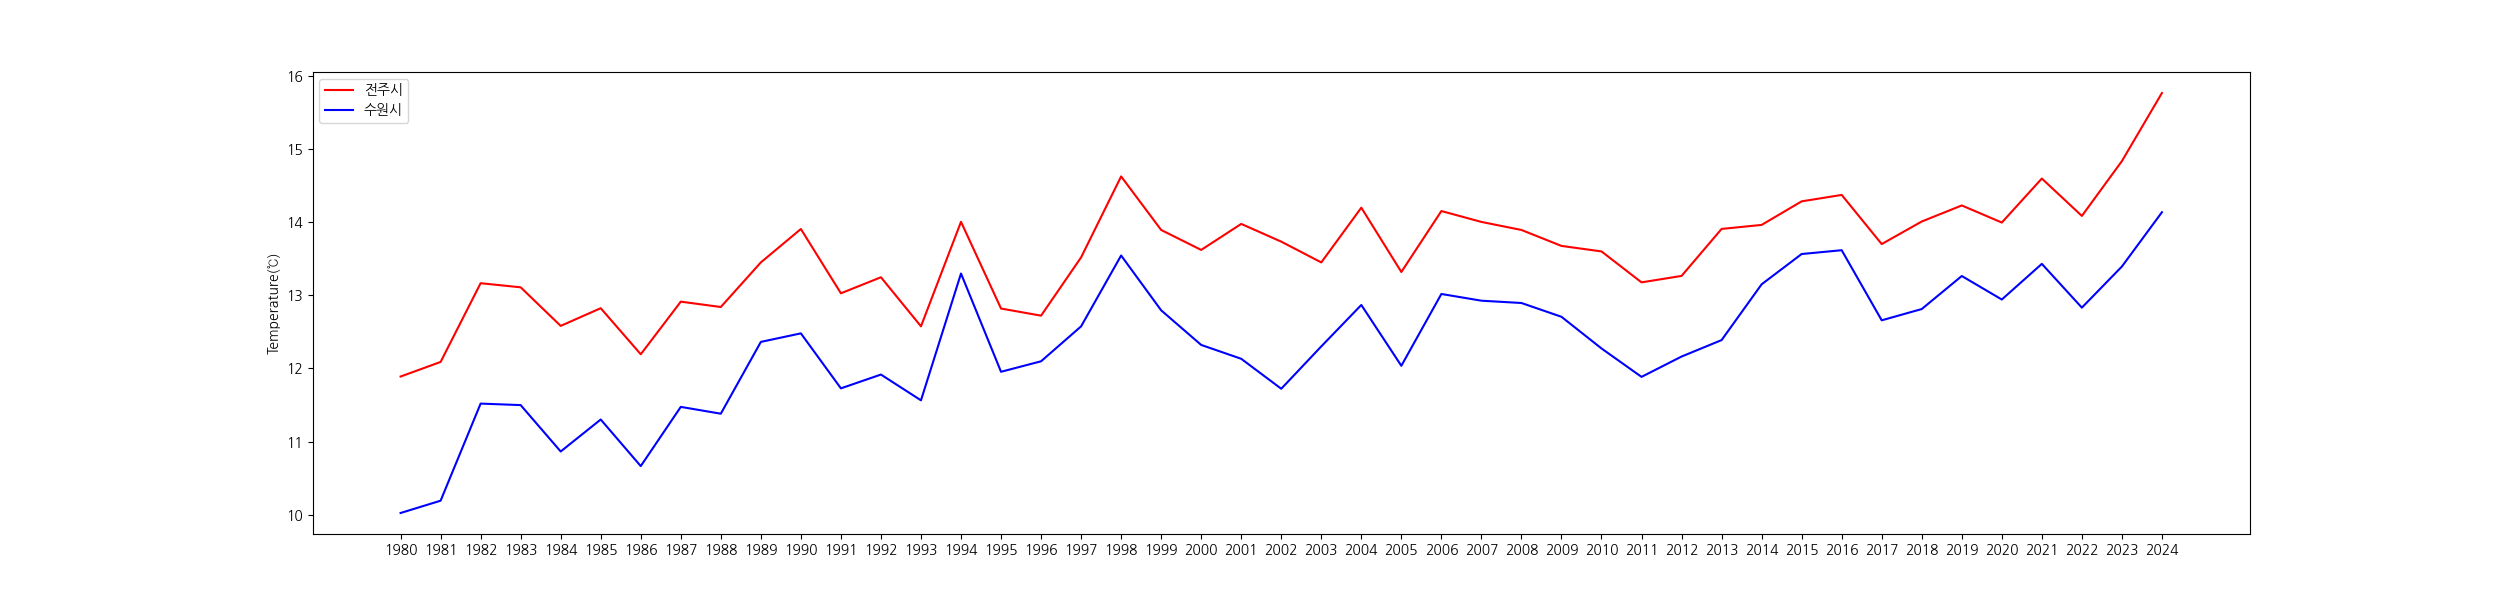

Recreate this plot in Python.
import matplotlib.pyplot as plt
import pandas as pd
import koreanize_matplotlib

def main():
    plt.figure(figsize=(25, 6))

    year = [str(x + 1980) for x in range(45)]

    df_jj=pd.read_csv("weather_jeonju_1980-2024.csv",
                        skipinitialspace=True)
    df_sw=pd.read_csv("weather_suwon_1980-2024.csv",
                        skipinitialspace=True)

    Jeonju=[]
    Suwon=[]
    for y in range(1980, 2025):
        Jeonju.append(df_jj[df_jj["year"]==y]["tavg"].mean())
        Suwon.append(df_sw[df_sw["year"]==y]["tavg"].mean())

    plt.plot(year,Jeonju, color="r", label="전주시")
    plt.plot(year, Suwon, color="b", label="수원시")

    plt.ylabel("Temperature(℃)")
    plt.legend()
    plt.savefig("./hw20_5.png")

if __name__ == "__main__":
    main()
